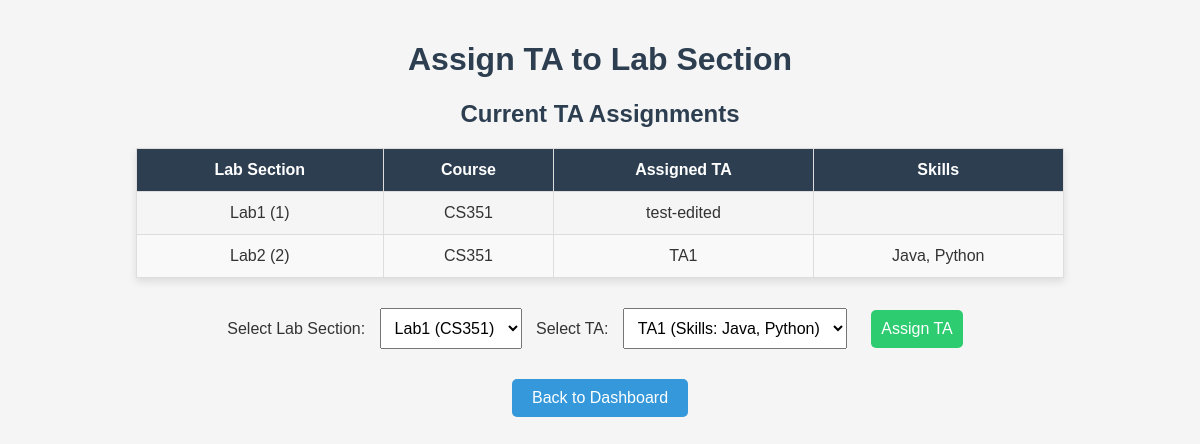
The app's page /assign-ta-to-lab/ (signed in), older data.
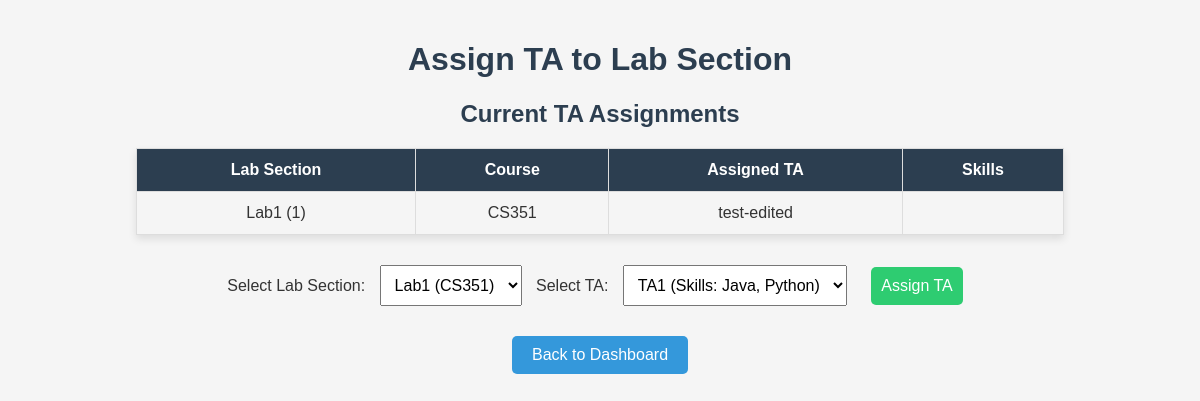
The same page, newer data.
### TASchedulerApp/models.py (models this page shows, shortened)
class LabSection(models.Model):
    name = models.CharField(max_length=255)
    section = models.CharField(max_length=50)
    course = models.ForeignKey(
        MyCourse,
        on_delete=models.CASCADE,
        related_name='lab_sections'
    )
    instructor = models.ForeignKey(
        MyUser,
        on_delete=models.SET_NULL,
        limit_choices_to={'role': 'Instructor'},
        related_name='lab_sections',
        null=True,
        blank=True
    )
    ta = models.ForeignKey(
        MyUser,
        on_delete=models.SET_NULL,
        limit_choices_to={'role': 'TA'},
        related_name='lab_sections_ta',
        null=True,
        blank=True
    )

class MyCourse(models.Model):
    name = models.CharField(max_length=100)
    instructor = models.ForeignKey(
        MyUser,
        on_delete=models.CASCADE,
        limit_choices_to={'role': 'Instructor'},
        related_name='courses',
        null=True,
        blank=True
    )
    tas = models.ManyToManyField(
        MyUser,
        limit_choices_to={'role': 'TA'},
        related_name='ta_courses',
        blank=True
    )
    room = models.CharField(max_length=10)
    time = models.CharField(max_length=100)

class MyUser(AbstractBaseUser):
    ROLE_CHOICES = [
        ('Administrator', 'Administrator'),
        ('Instructor', 'Instructor'),
        ('TA', 'TA'),
    ]
    role = models.CharField(max_length=20, choices=ROLE_CHOICES, default='TA')
    email = models.EmailField(unique=True)
    name = models.CharField(max_length=50, unique=True)
    contactInfo = models.CharField(max_length=50, default='')
    home_address = models.TextField(default='')
    phone_number = models.CharField(max_length=15, default='')
    office_hours = models.TextField(default='')
    office_location = models.CharField(max_length=50, default='')
    skills = models.TextField(default='')
    is_staff = models.BooleanField(default=False)
    is_active = models.BooleanField(default=True)
    is_superuser = models.BooleanField(default=False)
    objects = MyUserManager()
    EMAIL_FIELD = 'email'
    USERNAME_FIELD = 'name'
    REQUIRED_FIELDS = ['email']

### TASchedulerApp/views.py (the view, shortened to what this page needs)
# urls.py: path('assign-ta-to-lab/', assign_ta_to_lab, name='assign_ta_to_lab'),
@login_required
def assign_ta_to_lab(request):
    lab_sections = LabSection.objects.all()
    tas = MyUser.objects.filter(role='TA')
    return render(request, 'admin/assign_ta_to_lab.html', {'lab_sections': lab_sections, 'tas': tas})

### templates/admin/assign_ta_to_lab.html (shortened to what this page needs)
<!DOCTYPE html>
<html lang="en">
<head>
</head>
<body>
    <h1>Assign TA to Lab Section</h1>
    <h2>Current TA Assignments</h2>
    <table>
        <thead>
            <tr>
                <th>Lab Section</th>
                <th>Course</th>
                <th>Assigned TA</th>
                <th>Skills</th>
            </tr>
        </thead>
        <tbody>
            {% for section in lab_sections %}
            <tr>
                <td>{{ section.name }} ({{ section.section }})</td>
                <td>{{ section.course.name }}</td>
                <td>{% if section.ta %} {{ section.ta.name }} {% else %} Unassigned {% endif %}</td>
                <td>{% if section.ta %} {{ section.ta.skills }} {% else %} - {% endif %}</td>
            </tr>
            {% endfor %}
        </tbody>
    </table>
    <form method="post">
        <label for="lab_section_id">Select Lab Section:</label>
        <select name="lab_section_id" id="lab_section_id">
            {% for section in lab_sections %}
            <option value="{{ section.id }}">{{ section.name }} ({{ section.course.name }})</option>
            {% endfor %}
        </select>
        <label for="ta_id">Select TA:</label>
        <select name="ta_id" id="ta_id">
            {% for ta in tas %}
            <option value="{{ ta.id }}">{{ ta.name }} (Skills: {{ ta.skills }})</option>
            {% endfor %}
        </select>
        <button type="submit">Assign TA</button>
    </form>
    <a href="{% url 'dashboard' %}" class="back-button">Back to Dashboard</a>
</body>
</html>

Row changes from the older to the newer data that the page shows:
removed LabSection: name "Lab2", section "2", course.name "CS351", ta.name "TA1", ta.skills "Java, Python"
